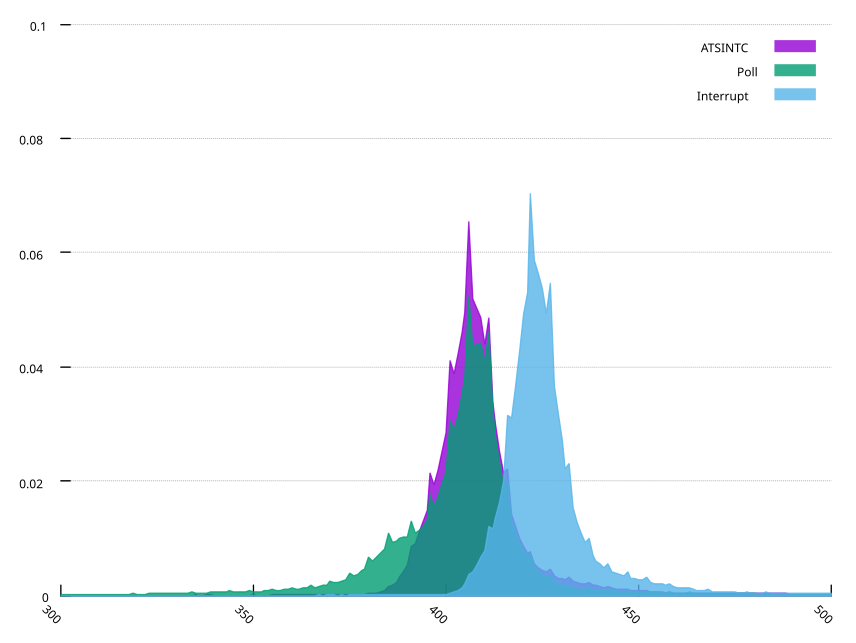

Reproduce this figure in gnuplot.
set boxwidth 1
set noborder
set grid ytics
set xrange [300:500]
set xtics nomirror
set ytics nomirror
set xtics 50
set yrange [0: 0.1]
set xtics rot by -45 offset -2, 0
# set xlabel "Latency({/symbol \155}s)"
# set ylabel "Probability Density"

datafile0 = 'atsintc8/atsintc_delay_freq.dat'
datafile1 = 'poll8/poll_delay_freq.dat'
datafile2 = 'intr8/intr_delay_freq.dat'


set style fill transparent solid 0.8 border -2
plot datafile0 using 1:2 smooth frequency w filledcurves t "ATSINTC", \
    datafile1 using 1:2 smooth frequency w filledcurves t "Poll", \
    datafile2 using 1:2 smooth frequency w filledcurves t "Interrupt", \
